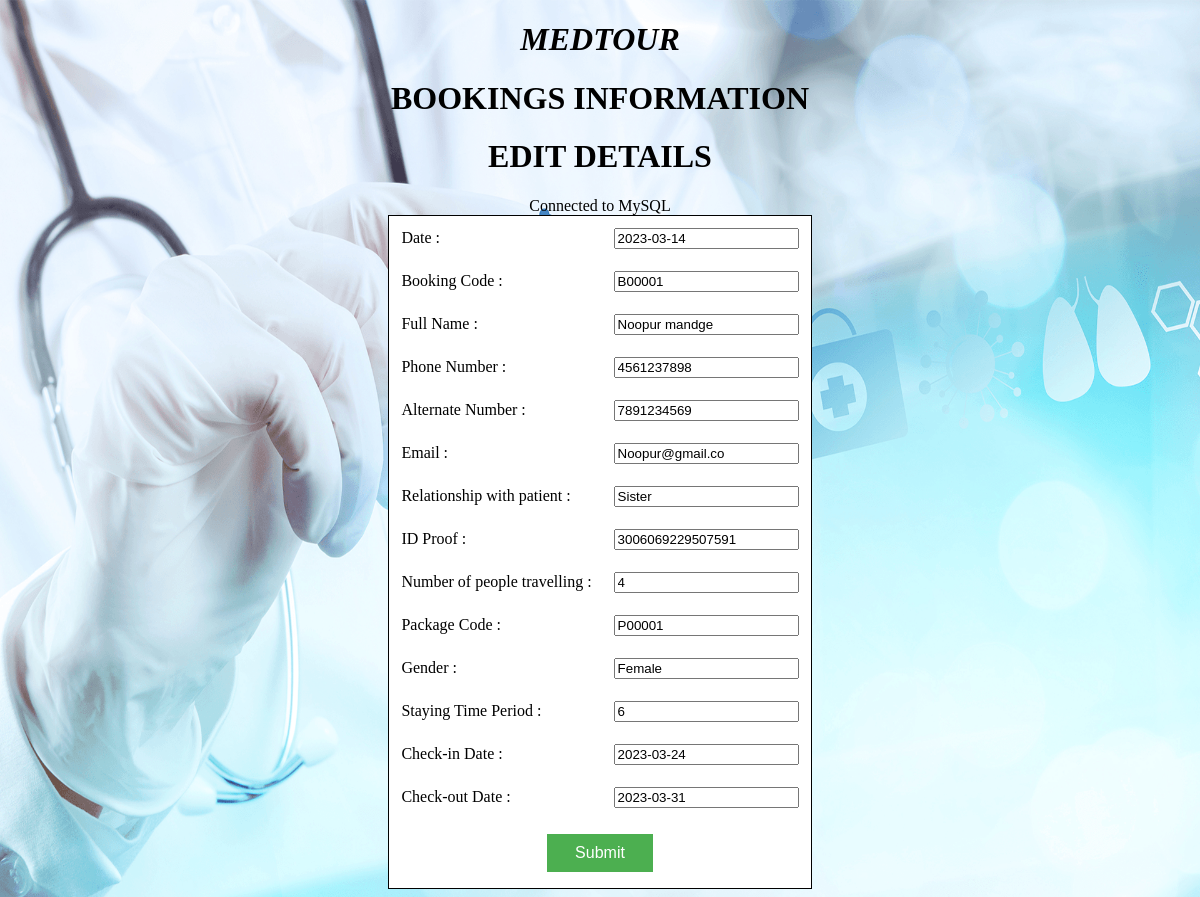
Page /Project/BookingsEditDetails.php?bcode=B00001 on the committed database.
### tables this page shows
CREATE TABLE IF NOT EXISTS `bookings` (
  `date` date NOT NULL,
  `bcode` varchar(15) NOT NULL,
  `fnm` varchar(20) NOT NULL,
  `phno` bigint(20) NOT NULL,
  `altno` bigint(20) NOT NULL,
  `email` varchar(15) NOT NULL,
  `relation` varchar(15) NOT NULL,
  `id` bigint(20) NOT NULL,
  `ppltravel` bigint(20) NOT NULL,
  `pcode` varchar(15) NOT NULL,
  `gndr` varchar(15) NOT NULL,
  `tmperiod` bigint(20) NOT NULL,
  `chindate` date NOT NULL,
  `choutdate` date NOT NULL,
  PRIMARY KEY (`bcode`),
  KEY `pcode` (`pcode`)
);

### Project/BookingsEditDetails.php (the view, shortened to what this page needs)
<!DOCTYPE HTML>
<html>
<head>
</head>
<body bgcolor="">
<center>
<marquee><h1 class="impact"style="color:black;"><b><i>MEDTOUR</i></b></h1></marquee>
<h1 class="impact" style="color:black;"><b>BOOKINGS INFORMATION</b></h1>
<h1 class="impact" style="color:black;"><b>EDIT DETAILS</b></h1>
<?php
$Bcode=$_REQUEST['bcode'];
$con=mysql_connect("localhost","root","");
if($con)
{
    echo "Connected to MySQL"."<br/>";
}
else
{
    echo "not connected";
}
$sql="SELECT * FROM bookings WHERE bcode = '$Bcode'";
$result=mysql_query($sql,$con);
while($row=mysql_fetch_assoc($result))
{
    $D1=$row['date'];
    $D2=$row['bcode'];
    $D3=$row['fnm'];
    $D4=$row['phno'];
    $D5=$row['altno'];
    $D6=$row['email'];
    $D7=$row['relation'];
    $D8=$row['id'];
    $D9=$row['ppltravel'];
    $D10=$row['pcode'];
    $D11=$row['gndr'];
    $D12=$row['tmperiod'];
    $D13=$row['chindate'];
    $D14=$row['choutdate'];
}
?>
<form method="Post" action="BookingsUpdate.php">
<table align="center" cellpadding="10" bgcolor="white" style="border:1px solid black" bordercolor="#D7DF01">
<tr>
<td>Date :</td>
<td><input type="text" name="D1" value="<?php echo $D1;?>"/></td>
</tr>
<tr>
<td>Booking Code :</td>
<td><input type="text" name="D2" value="<?php echo $D2;?>"/></td>
</tr>
<tr>
<td>Full Name :</td>
<td><input type="text" name="D3" value="<?php echo $D3;?>"/></td>
</tr>
<tr>
<td>Phone Number :</td>
<td><input type="text" name="D4" value="<?php echo $D4;?>"/></td>
</tr>
<tr>
<td>Alternate Number :</td>
<td><input type="text" name="D5" value="<?php echo $D5;?>"/></td>
</tr>
<tr>
<td>Email :</td>
<td><input type="text" name="D6" value="<?php echo $D6;?>"/></td>
</tr>
<tr>
<td>Relationship with patient :</td>
<td><input type="text" name="D7" value="<?php echo $D7;?>"/></td>
</tr>
<tr>
<td>ID Proof :</td>
<td><input type="text" name="D8" value="<?php echo $D8;?>"/></td>
</tr>
<tr>
<td>Number of people travelling :</td>
<td><input type="text" name="D9" value="<?php echo $D9;?>"/></td>
</tr>
<tr>
<td>Package Code :</td>
<td><input type="text" name="D10" value="<?php echo $D10;?>"/></td>
</tr>
<tr>
<td>Gender :</td>
<td><input type="text" name="D11" value="<?php echo $D11;?>"/></td>
</tr>
<tr>
<td>Staying Time Period :</td>
<td><input type="text" name="D12" value="<?php echo $D12;?>"/></td>
</tr>
<tr>
<td>Check-in Date :</td>
<td><input type="text" name="D13" value="<?php echo $D13;?>"/></td>
</tr>
<tr>
<td>Check-out Date :</td>
<td><input type="text" name="D14" value="<?php echo $D14;?>"/></td>
</tr>
<tr>
<td colspan="2"align="center">
<input class="button" type="submit" name="Submit" value="Submit"/></td>
</tr>
	</table>
</form>
</center>
</body>
</html>

### Project/BookingsEditDetails.php (style rules this page uses)
.button { background-color: #4CAF50; border: none; color: white; padding: 10px 28px; text-align: center; text-decoration: none; display: inline-block; font-size: 16px; margin: 4px 2px; cursor: pointer; }
body { background-image: url('bg1.jpg'); background-repeat: no-repeat; background-attachment: fixed; background-size: 100% 100%; }

### rows in the picture
bookings: D1 "2023-03-14", D2 "B00001", D3 "Noopur mandge", D4 "4561237898", D5 "7891234569", D6 "Noopur@gmail.co", D7 "Sister", D8 "3006069229507591", D9 "4", D10 "P00001", D11 "Female", D12 "6", D13 "2023-03-24", D14 "2023-03-31"
